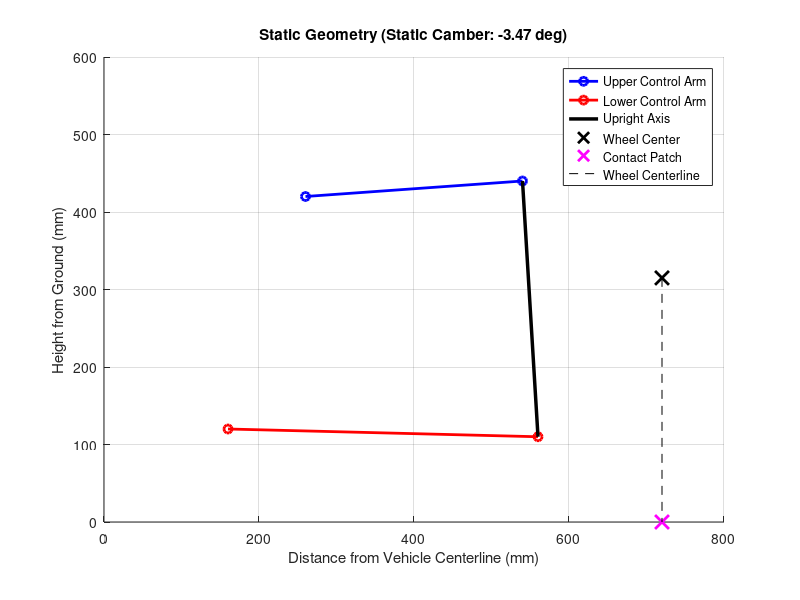

Source code (MATLAB):
% 1. Define Static Hardpoints (X, Y) in mm
U_in  = [260, 420]; % Upper Chassis Mount
L_in  = [160, 120]; % Lower Chassis Mount
U_out = [540, 440]; % Upper Upright Pivot
L_out = [560, 110]; % Lower Upright Pivot
WC    = [720, 315]; % Wheel Center
CP    = [720,   0]; % Contact Patch

% 2. Calculate Rigid Link Lengths (Magnitudes)
L_uca = norm(U_out - U_in);
L_lca = norm(L_out - L_in);
L_upright = norm(U_out - L_out);

% Calculate initial Camber Angle (Relative to vertical)
% Camber is determined by the upright axis (L_out to U_out)
upright_vector = U_out - L_out;
static_camber_rad = atan(upright_vector(1) / upright_vector(2));
static_camber_deg = rad2deg(static_camber_rad);

% 3. Plotting the Static Geometry
figure('Name', 'Double Wishbone 2D Kinematics', 'Color', 'w');
hold on; grid on; axis equal;

% Plot linkages
plot([U_in(1), U_out(1)], [U_in(2), U_out(2)], '-o', 'LineWidth', 2, 'Color', 'b', 'DisplayName', 'Upper Control Arm');
plot([L_in(1), L_out(1)], [L_in(2), L_out(2)], '-o', 'LineWidth', 2, 'Color', 'r', 'DisplayName', 'Lower Control Arm');
plot([U_out(1), L_out(1)], [U_out(2), L_out(2)], '-k', 'LineWidth', 2.5, 'DisplayName', 'Upright Axis');

% Plot Wheel Center and Contact Patch
plot(WC(1), WC(2), 'x', 'MarkerSize', 10, 'LineWidth', 2, 'Color', 'k', 'DisplayName', 'Wheel Center');
plot(CP(1), CP(2), 'x', 'MarkerSize', 10, 'LineWidth', 2, 'Color', 'm', 'DisplayName', 'Contact Patch');
plot([WC(1), CP(1)], [WC(2), CP(2)], '--k', 'DisplayName', 'Wheel Centerline');

% Formatting
title(sprintf('Static Geometry (Static Camber: %.2f deg)', static_camber_deg));
xlabel('Distance from Vehicle Centerline (mm)');
ylabel('Height from Ground (mm)');
legend('Location', 'best');
xlim([0, 800]);
ylim([0, 600]);
hold off;

% 4. Output Link Lengths to Command Window for Verification
fprintf('--- Static Link Lengths ---\n');
fprintf('Upper Control Arm: %.1f mm\n', L_uca);
fprintf('Lower Control Arm: %.1f mm\n', L_lca);
fprintf('Upright Length: %.1f mm\n', L_upright);
